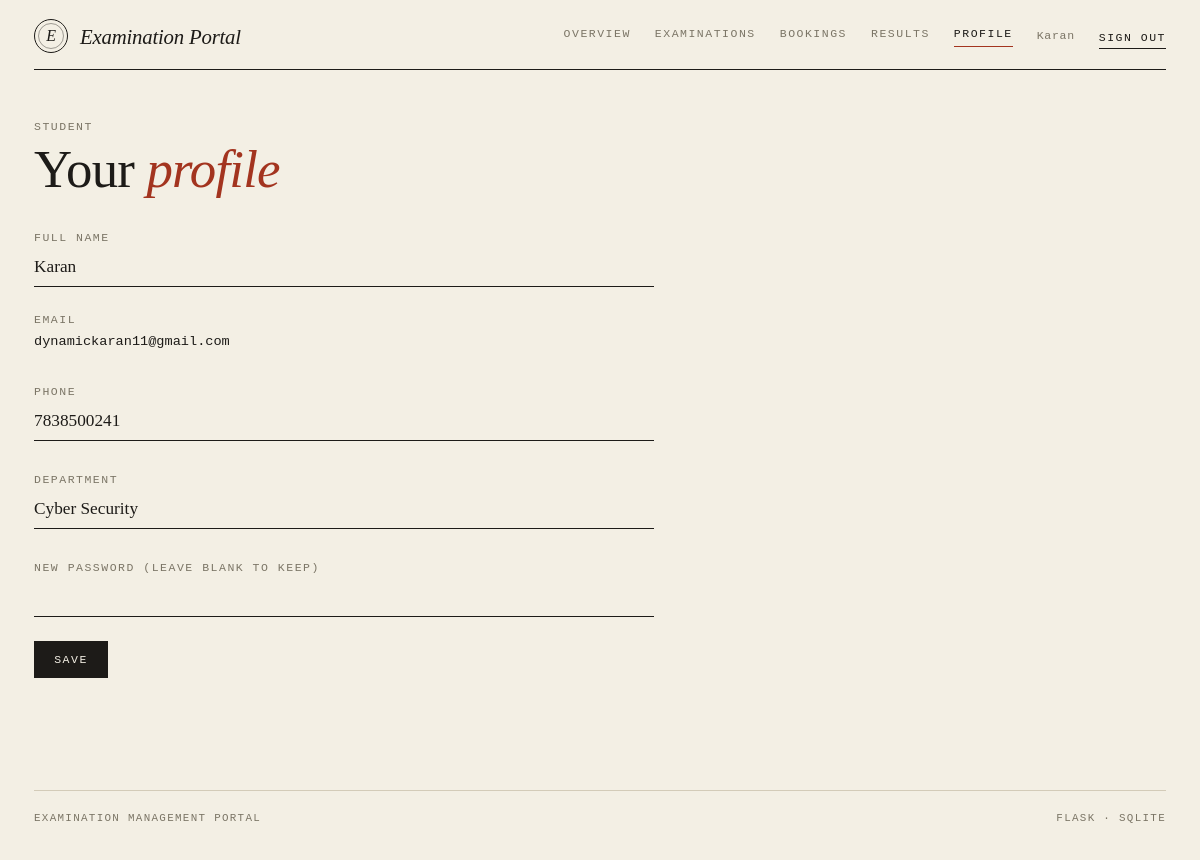
The app's page /student/profile (signed in) with its own data.
### tables this page shows
CREATE TABLE users (
    id            INTEGER PRIMARY KEY AUTOINCREMENT,
    email         TEXT NOT NULL UNIQUE,
    password_hash TEXT NOT NULL,
    role          TEXT NOT NULL CHECK (role IN ('admin','examiner','student')),
    full_name     TEXT NOT NULL,
    phone         TEXT,
    department    TEXT,
    status        TEXT NOT NULL DEFAULT 'active'
                  CHECK (status IN ('active','pending','inactive')),
    created_on    TEXT NOT NULL DEFAULT (date('now','localtime'))
);

### routes/student.py (the view, shortened to what this page needs)
@bp.route("/profile", methods=["GET", "POST"])
def profile():
    db, f = get_db(), request.form
    return render_template("student/profile.html", u=f if request.method == "POST" else g.user)

### db.py (called while the page is built)
def _connect(path):
    con = sqlite3.connect(path, isolation_level=None)  # we manage transactions
    con.row_factory = sqlite3.Row
    con.execute("PRAGMA foreign_keys = ON")
    return con

def get_db():
    if "db" not in g:
        g.db = _connect(current_app.config["DATABASE"])
    return g.db

### logic.py (called while the page is built)
def csrf_token():
    if "_csrf" not in session:
        session["_csrf"] = secrets.token_hex(16)
    return session["_csrf"]

def csrf_field():
    return Markup('<input type="hidden" name="_csrf" value="%s">' % csrf_token())

### routes/student.py (called while the page is built)
@bp.before_request
def guard():
    if not g.user:
        return redirect(url_for("auth.login"))
    if g.user["role"] != "student":
        abort(403)

### templates/student/profile.html (shortened to what this page needs)
{% extends 'base.html' %}
{% from 'macros.html' import head, field %}
{% block body %}
{{ head('Student', 'Your', 'profile') }}
<form method="post" class="form-narrow">
  {{ field('Full name', 'full_name', u.full_name) }}
  <div class="mb-4"><div class="form-label">Email</div><div class="mono">{{ g.user.email }}</div></div>
  {{ field('Phone', 'phone', u.phone, 'tel', false) }}
  {{ field('Department', 'department', u.department, 'text', false) }}
  {{ field('New password (leave blank to keep)', 'password', '', 'password', false, 'minlength="6"') }}
  <button class="btn btn-ink">Save</button>
</form>
{% endblock %}

### templates/macros.html (shortened to what this page needs)
{% macro head(eyebrow, title, em='', lede='') %}
<div class="page-head">
  <div class="eyebrow">{{ eyebrow }}</div>
  <h1 class="title">{{ title }}{% if em %} <em>{{ em }}</em>{% endif %}</h1>
</div>
{% endmacro %}
{% macro field(label, name, value='', type='text', required=true, attrs='') %}
<div class="mb-4">
  <label class="form-label" for="{{ name }}">{{ label }}</label>
  <input class="form-control" id="{{ name }}" name="{{ name }}" type="{{ type }}"
         value="{{ value if value is not none else '' }}" {{ 'required' if required }} {{ attrs|safe }}>
</div>
{% endmacro %}

### templates/nav.html
{% set links = {
  'admin': [('admin.dashboard','Overview'),('admin.courses','Courses'),('admin.exams','Examinations'),
            ('admin.examiners','Examiners'),('admin.students','Students'),('admin.slots','Slots'),
            ('admin.bookings','Bookings')],
  'examiner': [('examiner.dashboard','Overview')],
  'student': [('student.dashboard','Overview'),('student.exams','Examinations'),
              ('student.bookings','Bookings'),('student.results','Results'),('student.profile','Profile')]
} %}
<header class="site-nav">
  <a class="brand" href="{{ url_for('auth.index') }}"><span class="seal">E</span>Examination Portal</a>
  <nav class="nav-links">
    {% if g.user and not (g.user.role == 'examiner' and g.user.status != 'active') %}
      {% for ep, label in links[g.user.role] %}
        {% set u = url_for(ep) %}
        <a href="{{ u }}" class="{{ 'on' if ((request.path == u) if loop.first else request.path.startswith(u)) }}">{{ label }}</a>
      {% endfor %}
    {% endif %}
    {% if g.user %}
      <span class="who">{{ g.user.full_name }}</span>
      <form method="post" action="{{ url_for('auth.logout') }}" class="d-inline">{{ csrf_field() }}
        <button class="act">Sign out</button></form>
    {% endif %}
  </nav>
</header>

### static/css/style.css (style rules this page uses)
:root { --paper: #f3efe4; --paper-2: #e9e3d1; --ink: #1d1b18; --muted: #7b7566; --rule: #d3cbb8; --accent: #a3341f; --ok: #4a6741; --warn: #a67c1f; --serif: "Iowan Old Style", "Palatino Linotype", Palatino, "Book Antiqua", Georgia, serif; --mono: ui-monospace, "SF Mono", "Cascadia Mono", Menlo, Consolas, monospace; }
html, body { background: var(--paper); }
body { color: var(--ink); font-family: var(--serif); font-size: 1.02rem; line-height: 1.6; -webkit-font-smoothing: antialiased; }
a { color: var(--ink); text-decoration-color: var(--accent); text-underline-offset: 3px; }
h1, h2, h3 { font-weight: 400; letter-spacing: -0.015em; }
.mono { font-family: var(--mono); font-size: .85rem; }
.site-nav { display: flex; flex-wrap: wrap; gap: .8rem 2rem; align-items: center; justify-content: space-between; padding: 1.2rem 0 1rem; border-bottom: 1px solid var(--ink); }
.brand { display: flex; align-items: center; gap: .75rem; text-decoration: none; font-style: italic; font-size: 1.3rem; letter-spacing: -.01em; }
.seal { width: 34px; height: 34px; border: 1px solid var(--ink); border-radius: 50%; display: grid; place-items: center; position: relative; font-size: 1rem; }
.seal::after { content: ""; position: absolute; inset: 3px; border: 1px solid var(--ink); border-radius: 50%; opacity: .4; }
.nav-links { display: flex; flex-wrap: wrap; gap: .4rem 1.5rem; align-items: center; }
.nav-links a, .act, .eyebrow, .btn, th, .st, .form-label { font-family: var(--mono); font-size: .72rem; letter-spacing: .13em; text-transform: uppercase; }
.nav-links a { color: var(--muted); text-decoration: none; padding-bottom: 3px; border-bottom: 1px solid transparent; }
.nav-links a:hover, .nav-links a.on { color: var(--ink); }
.nav-links a.on { border-bottom-color: var(--accent); }
.who { font-family: var(--mono); font-size: .72rem; color: var(--muted); letter-spacing: .06em; }
.eyebrow { color: var(--muted); }
.page-head { margin: 3rem 0 1.6rem; }
.title { font-size: clamp(2.1rem, 4.4vw, 3.4rem); line-height: 1.04; margin: .35rem 0 0; }
.title em, h2 em { color: var(--accent); }
.act { color: var(--ink); text-decoration: none; border: 0; background: none; padding: 0; border-bottom: 1px solid var(--ink); margin-right: 1rem; cursor: pointer; }
.act:last-child { margin-right: 0; }
.btn { border-radius: 0; padding: .55rem 1.2rem; border: 1px solid var(--ink); color: var(--ink); background: transparent; transition: background .15s, color .15s; }
.btn-ink { background: var(--ink); color: var(--paper); }
.form-label { color: var(--muted); margin-bottom: .1rem; }
.form-control, .form-select { background-color: transparent; border: 0; border-bottom: 1px solid var(--ink); border-radius: 0; padding: .35rem 0; font-family: var(--serif); font-size: 1.08rem; color: var(--ink); box-shadow: none; }
.form-control::placeholder { color: #b0a894; font-style: italic; }
.form-narrow { max-width: 620px; }

### records on screen
users: user.full_name "Karan", role "STUDENT", full_name "Karan", user.email "dynamickaran11@gmail.com", phone "7838500241", department "Cyber Security"

### other values on screen
{{ label }} "OVERVIEW" "EXAMINATIONS" "BOOKINGS" "RESULTS" "PROFILE"
{{ title }} "Your"
{{ em }} "profile"
{{ label }} "FULL NAME PHONE DEPARTMENT NEW PASSWORD (LEAVE BLANK TO KEEP)"
